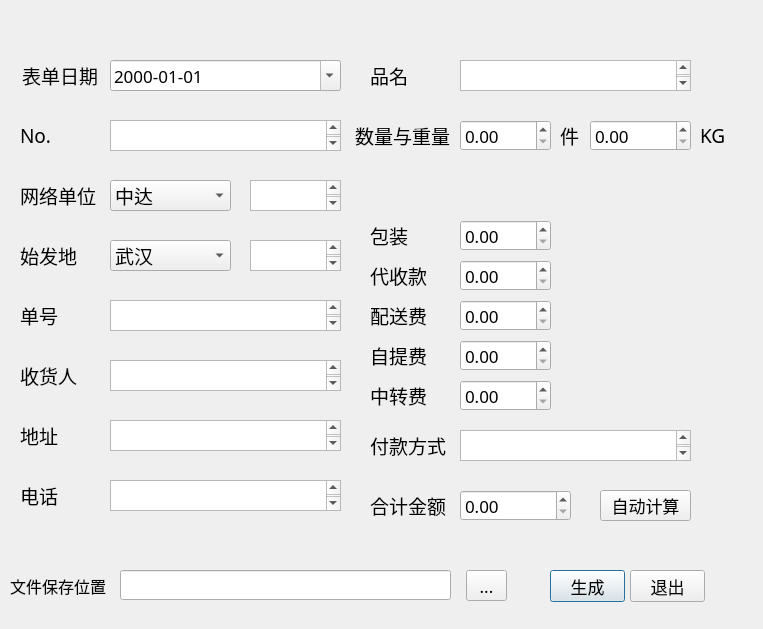
<?xml version="1.0" encoding="UTF-8"?>
<ui version="4.0">
 <class>TableGenerate</class>
 <widget class="QDialog" name="TableGenerate">
  <property name="geometry">
   <rect>
    <x>0</x>
    <y>0</y>
    <width>763</width>
    <height>629</height>
   </rect>
  </property>
  <property name="minimumSize">
   <size>
    <width>763</width>
    <height>629</height>
   </size>
  </property>
  <property name="maximumSize">
   <size>
    <width>763</width>
    <height>629</height>
   </size>
  </property>
  <property name="windowTitle">
   <string>Table Generator v1.0    -by Y.H.</string>
  </property>
  <widget class="QTextEdit" name="No">
   <property name="geometry">
    <rect>
     <x>110</x>
     <y>120</y>
     <width>231</width>
     <height>31</height>
    </rect>
   </property>
   <property name="font">
    <font>
     <family>黑体</family>
     <pointsize>13</pointsize>
    </font>
   </property>
  </widget>
  <widget class="QTextEdit" name="network_department_other">
   <property name="geometry">
    <rect>
     <x>250</x>
     <y>180</y>
     <width>91</width>
     <height>31</height>
    </rect>
   </property>
   <property name="font">
    <font>
     <family>黑体</family>
     <pointsize>13</pointsize>
    </font>
   </property>
  </widget>
  <widget class="QTextEdit" name="start_add_other">
   <property name="geometry">
    <rect>
     <x>250</x>
     <y>240</y>
     <width>91</width>
     <height>31</height>
    </rect>
   </property>
   <property name="font">
    <font>
     <family>黑体</family>
     <pointsize>13</pointsize>
    </font>
   </property>
  </widget>
  <widget class="QTextEdit" name="code">
   <property name="geometry">
    <rect>
     <x>110</x>
     <y>300</y>
     <width>231</width>
     <height>31</height>
    </rect>
   </property>
   <property name="font">
    <font>
     <family>黑体</family>
     <pointsize>13</pointsize>
    </font>
   </property>
  </widget>
  <widget class="QTextEdit" name="people_name">
   <property name="geometry">
    <rect>
     <x>110</x>
     <y>360</y>
     <width>231</width>
     <height>31</height>
    </rect>
   </property>
   <property name="font">
    <font>
     <family>黑体</family>
     <pointsize>13</pointsize>
    </font>
   </property>
  </widget>
  <widget class="QTextEdit" name="add">
   <property name="geometry">
    <rect>
     <x>110</x>
     <y>420</y>
     <width>231</width>
     <height>31</height>
    </rect>
   </property>
   <property name="font">
    <font>
     <family>黑体</family>
     <pointsize>13</pointsize>
    </font>
   </property>
  </widget>
  <widget class="QDateEdit" name="dateEdit">
   <property name="geometry">
    <rect>
     <x>110</x>
     <y>60</y>
     <width>231</width>
     <height>31</height>
    </rect>
   </property>
   <property name="font">
    <font>
     <family>黑体</family>
     <pointsize>13</pointsize>
    </font>
   </property>
   <property name="displayFormat">
    <string>yyyy-MM-dd</string>
   </property>
   <property name="calendarPopup">
    <bool>true</bool>
   </property>
  </widget>
  <widget class="QDoubleSpinBox" name="count">
   <property name="geometry">
    <rect>
     <x>460</x>
     <y>120</y>
     <width>91</width>
     <height>31</height>
    </rect>
   </property>
   <property name="font">
    <font>
     <family>黑体</family>
     <pointsize>13</pointsize>
    </font>
   </property>
  </widget>
  <widget class="QDoubleSpinBox" name="weight">
   <property name="geometry">
    <rect>
     <x>590</x>
     <y>120</y>
     <width>101</width>
     <height>31</height>
    </rect>
   </property>
   <property name="font">
    <font>
     <family>黑体</family>
     <pointsize>13</pointsize>
    </font>
   </property>
  </widget>
  <widget class="QDoubleSpinBox" name="package_">
   <property name="geometry">
    <rect>
     <x>460</x>
     <y>220</y>
     <width>91</width>
     <height>31</height>
    </rect>
   </property>
   <property name="font">
    <font>
     <family>黑体</family>
     <pointsize>13</pointsize>
    </font>
   </property>
   <property name="maximum">
    <double>999999.989999999990687</double>
   </property>
  </widget>
  <widget class="QDoubleSpinBox" name="agency_fund">
   <property name="geometry">
    <rect>
     <x>460</x>
     <y>260</y>
     <width>91</width>
     <height>31</height>
    </rect>
   </property>
   <property name="font">
    <font>
     <family>黑体</family>
     <pointsize>13</pointsize>
    </font>
   </property>
   <property name="maximum">
    <double>999999.989999999990687</double>
   </property>
  </widget>
  <widget class="QDoubleSpinBox" name="delivery_cost">
   <property name="geometry">
    <rect>
     <x>460</x>
     <y>300</y>
     <width>91</width>
     <height>31</height>
    </rect>
   </property>
   <property name="font">
    <font>
     <family>黑体</family>
     <pointsize>13</pointsize>
    </font>
   </property>
   <property name="maximum">
    <double>999999.989999999990687</double>
   </property>
  </widget>
  <widget class="QDoubleSpinBox" name="self_fee">
   <property name="geometry">
    <rect>
     <x>460</x>
     <y>340</y>
     <width>91</width>
     <height>31</height>
    </rect>
   </property>
   <property name="font">
    <font>
     <family>黑体</family>
     <pointsize>13</pointsize>
    </font>
   </property>
   <property name="maximum">
    <double>999999.989999999990687</double>
   </property>
  </widget>
  <widget class="QDoubleSpinBox" name="transfer_fee">
   <property name="geometry">
    <rect>
     <x>460</x>
     <y>380</y>
     <width>91</width>
     <height>31</height>
    </rect>
   </property>
   <property name="font">
    <font>
     <family>黑体</family>
     <pointsize>13</pointsize>
    </font>
   </property>
   <property name="maximum">
    <double>999999.989999999990687</double>
   </property>
  </widget>
  <widget class="QTextEdit" name="payment_method">
   <property name="geometry">
    <rect>
     <x>460</x>
     <y>430</y>
     <width>231</width>
     <height>31</height>
    </rect>
   </property>
   <property name="font">
    <font>
     <family>黑体</family>
     <pointsize>13</pointsize>
    </font>
   </property>
  </widget>
  <widget class="QDoubleSpinBox" name="money">
   <property name="geometry">
    <rect>
     <x>460</x>
     <y>490</y>
     <width>111</width>
     <height>31</height>
    </rect>
   </property>
   <property name="font">
    <font>
     <family>黑体</family>
     <pointsize>13</pointsize>
    </font>
   </property>
   <property name="maximum">
    <double>999999.989999999990687</double>
   </property>
  </widget>
  <widget class="QLabel" name="label">
   <property name="geometry">
    <rect>
     <x>20</x>
     <y>60</y>
     <width>80</width>
     <height>31</height>
    </rect>
   </property>
   <property name="font">
    <font>
     <family>黑体</family>
     <pointsize>14</pointsize>
    </font>
   </property>
   <property name="text">
    <string>表单日期</string>
   </property>
   <property name="textFormat">
    <enum>Qt::AutoText</enum>
   </property>
   <property name="alignment">
    <set>Qt::AlignCenter</set>
   </property>
  </widget>
  <widget class="QLabel" name="label_2">
   <property name="geometry">
    <rect>
     <x>20</x>
     <y>120</y>
     <width>54</width>
     <height>31</height>
    </rect>
   </property>
   <property name="font">
    <font>
     <family>黑体</family>
     <pointsize>14</pointsize>
    </font>
   </property>
   <property name="text">
    <string>No.</string>
   </property>
   <property name="alignment">
    <set>Qt::AlignLeading|Qt::AlignLeft|Qt::AlignVCenter</set>
   </property>
  </widget>
  <widget class="QLabel" name="label_3">
   <property name="geometry">
    <rect>
     <x>20</x>
     <y>180</y>
     <width>80</width>
     <height>31</height>
    </rect>
   </property>
   <property name="font">
    <font>
     <family>黑体</family>
     <pointsize>14</pointsize>
    </font>
   </property>
   <property name="text">
    <string>网络单位</string>
   </property>
  </widget>
  <widget class="QLabel" name="label_4">
   <property name="geometry">
    <rect>
     <x>20</x>
     <y>240</y>
     <width>80</width>
     <height>31</height>
    </rect>
   </property>
   <property name="font">
    <font>
     <family>黑体</family>
     <pointsize>14</pointsize>
    </font>
   </property>
   <property name="text">
    <string>始发地</string>
   </property>
  </widget>
  <widget class="QLabel" name="label_5">
   <property name="geometry">
    <rect>
     <x>20</x>
     <y>300</y>
     <width>54</width>
     <height>31</height>
    </rect>
   </property>
   <property name="font">
    <font>
     <family>黑体</family>
     <pointsize>14</pointsize>
    </font>
   </property>
   <property name="text">
    <string>单号</string>
   </property>
  </widget>
  <widget class="QLabel" name="label_6">
   <property name="geometry">
    <rect>
     <x>20</x>
     <y>360</y>
     <width>80</width>
     <height>31</height>
    </rect>
   </property>
   <property name="font">
    <font>
     <family>黑体</family>
     <pointsize>14</pointsize>
    </font>
   </property>
   <property name="text">
    <string>收货人</string>
   </property>
  </widget>
  <widget class="QLabel" name="label_7">
   <property name="geometry">
    <rect>
     <x>20</x>
     <y>420</y>
     <width>54</width>
     <height>31</height>
    </rect>
   </property>
   <property name="font">
    <font>
     <family>黑体</family>
     <pointsize>14</pointsize>
    </font>
   </property>
   <property name="text">
    <string>地址</string>
   </property>
  </widget>
  <widget class="QLabel" name="label_8">
   <property name="geometry">
    <rect>
     <x>370</x>
     <y>60</y>
     <width>95</width>
     <height>31</height>
    </rect>
   </property>
   <property name="font">
    <font>
     <family>黑体</family>
     <pointsize>14</pointsize>
    </font>
   </property>
   <property name="text">
    <string>品名</string>
   </property>
  </widget>
  <widget class="QLabel" name="label_9">
   <property name="geometry">
    <rect>
     <x>355</x>
     <y>120</y>
     <width>100</width>
     <height>31</height>
    </rect>
   </property>
   <property name="font">
    <font>
     <family>黑体</family>
     <pointsize>14</pointsize>
    </font>
   </property>
   <property name="text">
    <string>数量与重量</string>
   </property>
  </widget>
  <widget class="QLabel" name="label_10">
   <property name="geometry">
    <rect>
     <x>370</x>
     <y>220</y>
     <width>95</width>
     <height>31</height>
    </rect>
   </property>
   <property name="font">
    <font>
     <family>黑体</family>
     <pointsize>14</pointsize>
    </font>
   </property>
   <property name="text">
    <string>包装</string>
   </property>
  </widget>
  <widget class="QLabel" name="label_11">
   <property name="geometry">
    <rect>
     <x>370</x>
     <y>260</y>
     <width>95</width>
     <height>31</height>
    </rect>
   </property>
   <property name="font">
    <font>
     <family>黑体</family>
     <pointsize>14</pointsize>
    </font>
   </property>
   <property name="text">
    <string>代收款</string>
   </property>
  </widget>
  <widget class="QLabel" name="label_12">
   <property name="geometry">
    <rect>
     <x>370</x>
     <y>300</y>
     <width>95</width>
     <height>31</height>
    </rect>
   </property>
   <property name="font">
    <font>
     <family>黑体</family>
     <pointsize>14</pointsize>
    </font>
   </property>
   <property name="text">
    <string>配送费</string>
   </property>
  </widget>
  <widget class="QLabel" name="label_13">
   <property name="geometry">
    <rect>
     <x>370</x>
     <y>340</y>
     <width>95</width>
     <height>31</height>
    </rect>
   </property>
   <property name="font">
    <font>
     <family>黑体</family>
     <pointsize>14</pointsize>
    </font>
   </property>
   <property name="text">
    <string>自提费</string>
   </property>
  </widget>
  <widget class="QLabel" name="label_14">
   <property name="geometry">
    <rect>
     <x>370</x>
     <y>380</y>
     <width>95</width>
     <height>31</height>
    </rect>
   </property>
   <property name="font">
    <font>
     <family>黑体</family>
     <pointsize>14</pointsize>
    </font>
   </property>
   <property name="text">
    <string>中转费</string>
   </property>
  </widget>
  <widget class="QLabel" name="label_15">
   <property name="geometry">
    <rect>
     <x>370</x>
     <y>430</y>
     <width>95</width>
     <height>31</height>
    </rect>
   </property>
   <property name="font">
    <font>
     <family>黑体</family>
     <pointsize>14</pointsize>
    </font>
   </property>
   <property name="text">
    <string>付款方式</string>
   </property>
  </widget>
  <widget class="QLabel" name="label_16">
   <property name="geometry">
    <rect>
     <x>370</x>
     <y>490</y>
     <width>95</width>
     <height>31</height>
    </rect>
   </property>
   <property name="font">
    <font>
     <family>黑体</family>
     <pointsize>14</pointsize>
    </font>
   </property>
   <property name="text">
    <string>合计金额</string>
   </property>
  </widget>
  <widget class="QTextEdit" name="phone_number">
   <property name="geometry">
    <rect>
     <x>110</x>
     <y>480</y>
     <width>231</width>
     <height>31</height>
    </rect>
   </property>
   <property name="font">
    <font>
     <family>黑体</family>
     <pointsize>13</pointsize>
    </font>
   </property>
  </widget>
  <widget class="QLabel" name="label_17">
   <property name="geometry">
    <rect>
     <x>20</x>
     <y>480</y>
     <width>54</width>
     <height>31</height>
    </rect>
   </property>
   <property name="font">
    <font>
     <family>黑体</family>
     <pointsize>14</pointsize>
    </font>
   </property>
   <property name="text">
    <string>电话</string>
   </property>
  </widget>
  <widget class="QTextEdit" name="goods_name">
   <property name="geometry">
    <rect>
     <x>460</x>
     <y>60</y>
     <width>231</width>
     <height>31</height>
    </rect>
   </property>
   <property name="font">
    <font>
     <family>黑体</family>
     <pointsize>13</pointsize>
    </font>
   </property>
  </widget>
  <widget class="QLabel" name="label_18">
   <property name="geometry">
    <rect>
     <x>560</x>
     <y>120</y>
     <width>54</width>
     <height>31</height>
    </rect>
   </property>
   <property name="font">
    <font>
     <family>黑体</family>
     <pointsize>14</pointsize>
    </font>
   </property>
   <property name="text">
    <string>件</string>
   </property>
  </widget>
  <widget class="QLabel" name="label_19">
   <property name="geometry">
    <rect>
     <x>700</x>
     <y>120</y>
     <width>54</width>
     <height>31</height>
    </rect>
   </property>
   <property name="font">
    <font>
     <family>黑体</family>
     <pointsize>14</pointsize>
    </font>
   </property>
   <property name="text">
    <string>KG</string>
   </property>
  </widget>
  <widget class="QComboBox" name="start_add">
   <property name="geometry">
    <rect>
     <x>110</x>
     <y>240</y>
     <width>121</width>
     <height>31</height>
    </rect>
   </property>
   <property name="font">
    <font>
     <family>黑体</family>
     <pointsize>14</pointsize>
    </font>
   </property>
   <item>
    <property name="text">
     <string>武汉</string>
    </property>
   </item>
   <item>
    <property name="text">
     <string>重庆</string>
    </property>
   </item>
   <item>
    <property name="text">
     <string>杭州</string>
    </property>
   </item>
   <item>
    <property name="text">
     <string>天津</string>
    </property>
   </item>
   <item>
    <property name="text">
     <string>长沙</string>
    </property>
   </item>
   <item>
    <property name="text">
     <string>厦门</string>
    </property>
   </item>
   <item>
    <property name="text">
     <string>成都</string>
    </property>
   </item>
   <item>
    <property name="text">
     <string>青岛</string>
    </property>
   </item>
   <item>
    <property name="text">
     <string>沈阳</string>
    </property>
   </item>
   <item>
    <property name="text">
     <string>上海</string>
    </property>
   </item>
   <item>
    <property name="text">
     <string>河南</string>
    </property>
   </item>
   <item>
    <property name="text">
     <string>海宁</string>
    </property>
   </item>
   <item>
    <property name="text">
     <string>其他...</string>
    </property>
   </item>
  </widget>
  <widget class="QComboBox" name="network_department">
   <property name="geometry">
    <rect>
     <x>110</x>
     <y>180</y>
     <width>121</width>
     <height>31</height>
    </rect>
   </property>
   <property name="font">
    <font>
     <family>黑体</family>
     <pointsize>14</pointsize>
    </font>
   </property>
   <property name="currentText">
    <string>中达</string>
   </property>
   <property name="currentIndex">
    <number>0</number>
   </property>
   <item>
    <property name="text">
     <string>中达</string>
    </property>
   </item>
   <item>
    <property name="text">
     <string>龙杭</string>
    </property>
   </item>
   <item>
    <property name="text">
     <string>星云</string>
    </property>
   </item>
   <item>
    <property name="text">
     <string>泰保</string>
    </property>
   </item>
   <item>
    <property name="text">
     <string>荟运</string>
    </property>
   </item>
   <item>
    <property name="text">
     <string>邓星宇</string>
    </property>
   </item>
   <item>
    <property name="text">
     <string>林翔</string>
    </property>
   </item>
   <item>
    <property name="text">
     <string>北涛</string>
    </property>
   </item>
   <item>
    <property name="text">
     <string>邦德</string>
    </property>
   </item>
   <item>
    <property name="text">
     <string>金京信</string>
    </property>
   </item>
   <item>
    <property name="text">
     <string>迪瑞宝</string>
    </property>
   </item>
   <item>
    <property name="text">
     <string>天翔</string>
    </property>
   </item>
   <item>
    <property name="text">
     <string>商周</string>
    </property>
   </item>
   <item>
    <property name="text">
     <string>顺捷</string>
    </property>
   </item>
   <item>
    <property name="text">
     <string>诚誉</string>
    </property>
   </item>
   <item>
    <property name="text">
     <string>浩通</string>
    </property>
   </item>
   <item>
    <property name="text">
     <string>弘运</string>
    </property>
   </item>
   <item>
    <property name="text">
     <string>其他...</string>
    </property>
   </item>
  </widget>
  <widget class="QPushButton" name="OK_Button">
   <property name="geometry">
    <rect>
     <x>550</x>
     <y>570</y>
     <width>75</width>
     <height>32</height>
    </rect>
   </property>
   <property name="font">
    <font>
     <family>黑体</family>
     <pointsize>13</pointsize>
    </font>
   </property>
   <property name="text">
    <string>生成</string>
   </property>
  </widget>
  <widget class="QPushButton" name="cancel_Button">
   <property name="geometry">
    <rect>
     <x>630</x>
     <y>570</y>
     <width>75</width>
     <height>32</height>
    </rect>
   </property>
   <property name="font">
    <font>
     <family>黑体</family>
     <pointsize>13</pointsize>
    </font>
   </property>
   <property name="text">
    <string>退出</string>
   </property>
  </widget>
  <widget class="QToolButton" name="toolButton">
   <property name="geometry">
    <rect>
     <x>466</x>
     <y>570</y>
     <width>41</width>
     <height>31</height>
    </rect>
   </property>
   <property name="font">
    <font>
     <family>黑体</family>
     <pointsize>13</pointsize>
    </font>
   </property>
   <property name="text">
    <string>...</string>
   </property>
   <property name="toolButtonStyle">
    <enum>Qt::ToolButtonIconOnly</enum>
   </property>
  </widget>
  <widget class="QLabel" name="label_20">
   <property name="geometry">
    <rect>
     <x>10</x>
     <y>570</y>
     <width>101</width>
     <height>31</height>
    </rect>
   </property>
   <property name="font">
    <font>
     <family>黑体</family>
     <pointsize>12</pointsize>
    </font>
   </property>
   <property name="text">
    <string>文件保存位置</string>
   </property>
  </widget>
  <widget class="QLineEdit" name="dir_path">
   <property name="geometry">
    <rect>
     <x>120</x>
     <y>570</y>
     <width>331</width>
     <height>30</height>
    </rect>
   </property>
   <property name="font">
    <font>
     <family>Arial</family>
     <pointsize>13</pointsize>
    </font>
   </property>
  </widget>
  <widget class="QPushButton" name="calcButton">
   <property name="geometry">
    <rect>
     <x>600</x>
     <y>490</y>
     <width>91</width>
     <height>31</height>
    </rect>
   </property>
   <property name="font">
    <font>
     <family>黑体</family>
     <pointsize>13</pointsize>
    </font>
   </property>
   <property name="text">
    <string>自动计算</string>
   </property>
  </widget>
 </widget>
 <tabstops>
  <tabstop>dateEdit</tabstop>
  <tabstop>No</tabstop>
  <tabstop>network_department</tabstop>
  <tabstop>network_department_other</tabstop>
  <tabstop>start_add</tabstop>
  <tabstop>start_add_other</tabstop>
  <tabstop>code</tabstop>
  <tabstop>people_name</tabstop>
  <tabstop>add</tabstop>
  <tabstop>phone_number</tabstop>
  <tabstop>goods_name</tabstop>
  <tabstop>count</tabstop>
  <tabstop>weight</tabstop>
  <tabstop>package_</tabstop>
  <tabstop>agency_fund</tabstop>
  <tabstop>delivery_cost</tabstop>
  <tabstop>self_fee</tabstop>
  <tabstop>transfer_fee</tabstop>
  <tabstop>payment_method</tabstop>
  <tabstop>money</tabstop>
  <tabstop>toolButton</tabstop>
  <tabstop>OK_Button</tabstop>
  <tabstop>cancel_Button</tabstop>
 </tabstops>
 <resources/>
 <connections/>
</ui>
